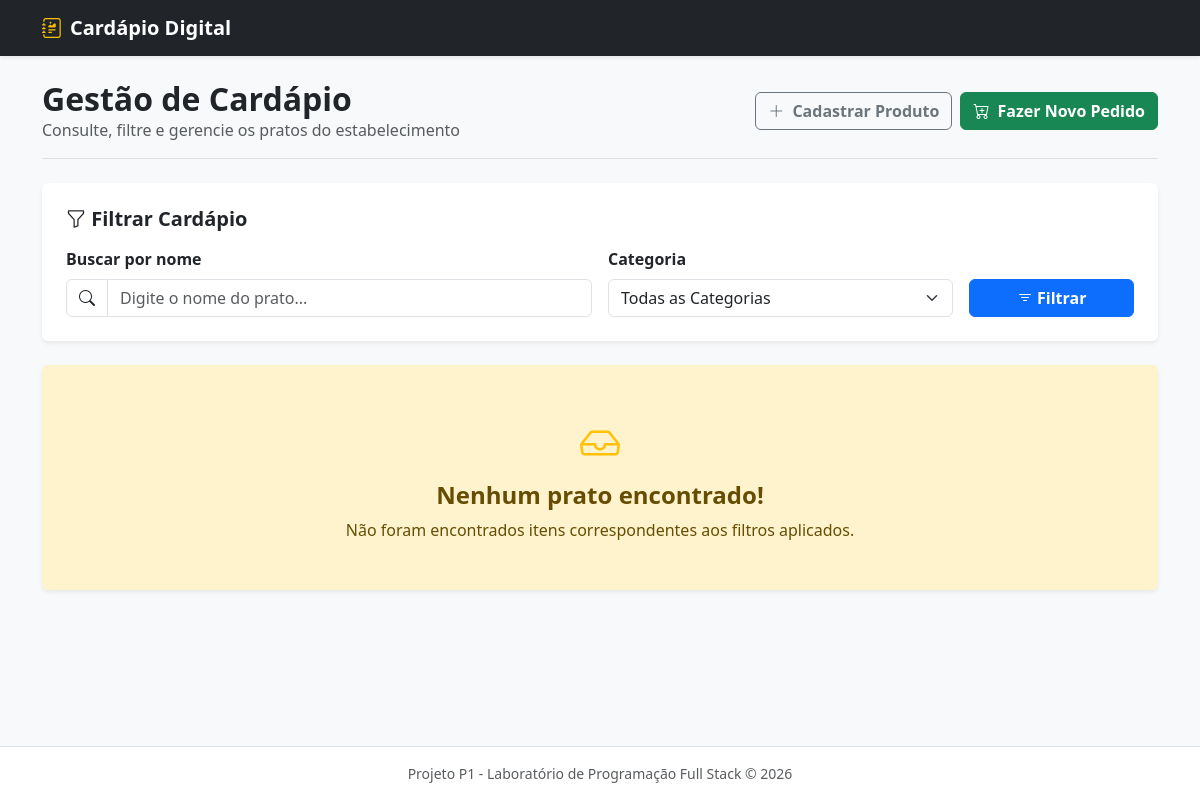
The app's page / (signed in), older data.
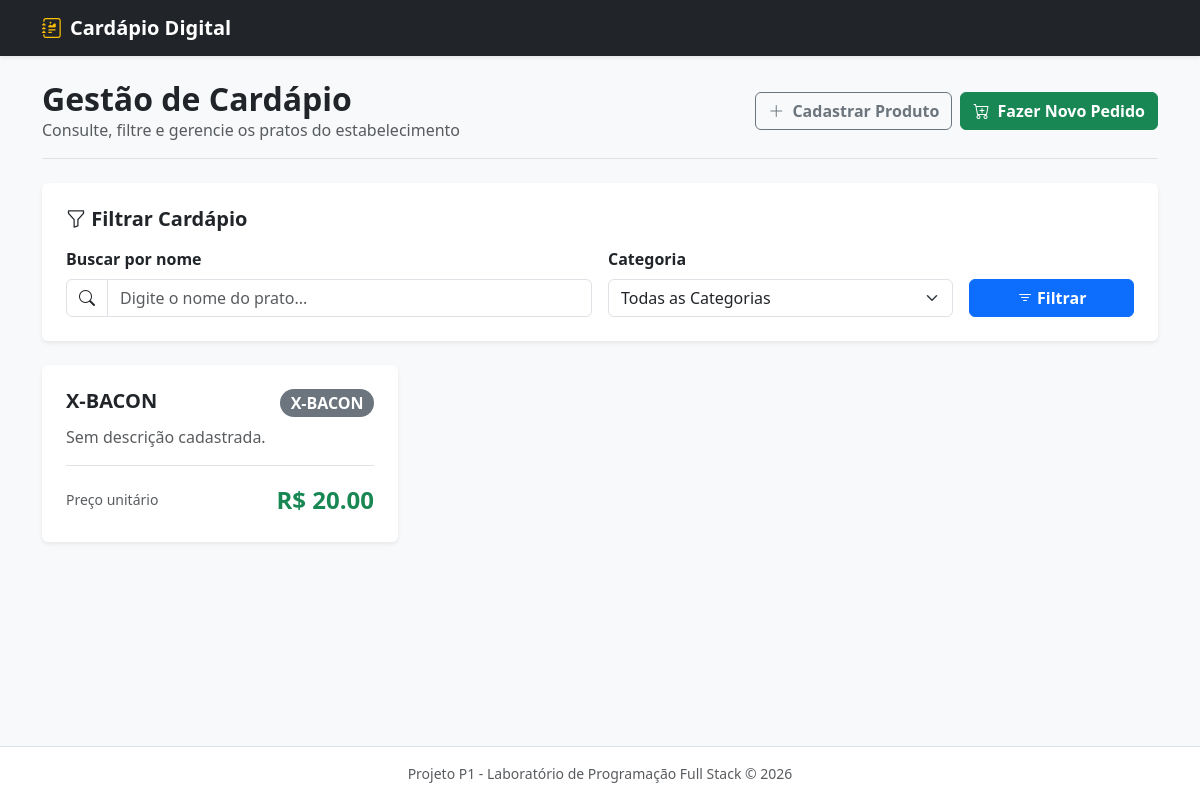
The same page, newer data.
### cardapio/models.py (models this page shows, shortened)
class DaOrganizacao(models.Model):
    organizacao = models.ForeignKey(
        Organizacao,
        on_delete=models.PROTECT,
    )
    class Meta:
        abstract = True

class Produto(DaOrganizacao):
    categoria = models.ForeignKey(Categoria, on_delete=models.CASCADE, related_name='produtos')
    nome = models.CharField(max_length=100)
    descricao = models.TextField(blank=True, null=True)
    preco = models.DecimalField(max_digits=10, decimal_places=2)
    disponivel = models.BooleanField(default=True)

class Categoria(DaOrganizacao):
    nome = models.CharField(max_length=100)
    descricao = models.TextField(blank=True, null=True)
    ativo = models.BooleanField(default=True)

### cardapio/views.py (the view)
# urls.py: path('', views.home, name='home'),
@login_required
def home(request):
    org = org_atual(request)
    produtos = Produto.objects.filter(organizacao=org)
    q = request.GET.get('q', '')
    categoria_id = request.GET.get('categoria', '')
    filtros = Q()
    if q:
        filtros &= Q(nome__icontains=q)
    if categoria_id:
        filtros &= Q(categoria_id=categoria_id)
    produtos = produtos.filter(filtros)
    categorias = Categoria.objects.filter(organizacao=org)
    return render(request, 'cardapio/home.html', {
        'pratos': produtos,
        'categorias': categorias,
        'q': q,
        'categoria_id': categoria_id,
    })

### cardapio/views.py (called while the page is built)
def org_atual(request):
    return request.user.perfil.organizacao

### cardapio/templates/cardapio/home.html (shortened to what this page needs)
<!DOCTYPE html>
<html lang="pt-br">
<head>
    <link href="https://cdn.jsdelivr.net/npm/bootstrap@5.3.0/dist/css/bootstrap.min.css" rel="stylesheet">
    <link rel="stylesheet" href="https://cdn.jsdelivr.net/npm/bootstrap-icons@1.11.0/font/bootstrap-icons.css">
</head>
<body>
    <nav class="navbar navbar-expand-lg navbar-dark bg-dark shadow-sm">
        <div class="container">
            <a class="navbar-brand fw-bold d-flex align-items-center gap-2" href="{% url 'home' %}">
                <i class="bi bi-journal-richtext text-warning"></i> Cardápio Digital
            </a>
        </div>
    </nav>
    <main class="container py-4 main-content">
        <div class="d-flex flex-column flex-md-row justify-content-between align-items-md-center mb-4 pb-3 border-bottom gap-3">
            <div>
                <h1 class="h2 fw-bold text-dark m-0">Gestão de Cardápio</h1>
                <p class="text-muted m-0">Consulte, filtre e gerencie os pratos do estabelecimento</p>
            </div>
            <div class="d-flex gap-2">
                <a href="{% url 'criar_prato' %}" class="btn btn-outline-secondary fw-semibold">
                    <i class="bi bi-plus-lg me-1"></i> Cadastrar Produto
                </a>
                <a href="{% url 'criar_pedido' %}" class="btn btn-success fw-semibold">
                    <i class="bi bi-cart-plus me-1"></i> Fazer Novo Pedido
                </a>
            </div>
        </div>
        <div class="card border-0 shadow-sm mb-4">
            <div class="card-body p-4">
                <h5 class="card-title fw-bold mb-3"><i class="bi bi-funnel"></i> Filtrar Cardápio</h5>
                <form method="GET" class="row g-3">
                    <div class="col-md-6">
                        <label class="form-label fw-semibold">Buscar por nome</label>
                        <div class="input-group">
                            <span class="input-group-text bg-white"><i class="bi bi-search"></i></span>
                            <input type="text" name="q" class="form-control" placeholder="Digite o nome do prato..." value="{{ q }}">
                        </div>
                    </div>
                    <div class="col-md-4">
                        <label class="form-label fw-semibold">Categoria</label>
                        <select name="categoria" class="form-select">
                            <option value="">Todas as Categorias</option>
                        </select>
                    </div>
                    <div class="col-md-2 d-flex align-items-end">
                        <button type="submit" class="btn btn-primary w-100 fw-semibold">
                            <i class="bi bi-filter"></i> Filtrar
                        </button>
                    </div>
                </form>
            </div>
        </div>
        <div class="row g-4">
            {% for prato in pratos %}
                <div class="col-sm-6 col-lg-4">
                    <div class="card h-100 border-0 shadow-sm card-prato">
                        <div class="card-body d-flex flex-column p-4">
                            <div class="d-flex justify-content-between align-items-start mb-2">
                                <h5 class="card-title fw-bold text-dark m-0">{{ prato.nome }}</h5>
                                <span class="badge bg-secondary rounded-pill fs-6">{{ prato.categoria.nome }}</span>
                            </div>
                            <p class="card-text text-muted flex-grow-1 mb-3">
                                {{ prato.descricao|default:"Sem descrição cadastrada." }}
                            </p>
                            <div class="d-flex justify-content-between align-items-center pt-3 border-top">
                                <span class="text-muted small">Preço unitário</span>
                                <span class="fs-4 fw-bold text-success">R$ {{ prato.preco }}</span>
                            </div>
                        </div>
                    </div>
                </div>
            {% empty %}
                <div class="col-12">
                    <div class="alert alert-warning text-center py-5 shadow-sm border-0" role="alert">
                        <i class="bi bi-inbox fs-1 d-block mb-2 text-warning"></i>
                        <h4 class="alert-heading fw-bold">Nenhum prato encontrado!</h4>
                        <p class="mb-0">Não foram encontrados itens correspondentes aos filtros aplicados.</p>
                    </div>
                </div>
            {% endfor %}
        </div>
    </main>
    <footer class="bg-white border-top py-3 mt-auto">
        <div class="container text-center text-muted small">
            <p class="m-0">Projeto P1 - Laboratório de Programação Full Stack &copy; 2026</p>
        </div>
    </footer>
</body>
</html>

### cardapio/templates/cardapio/home.html (style rules this page uses)
body { background-color: #f8f9fa; min-height: 100vh; display: flex; flex-direction: column; }
.main-content { flex: 1; }
.card-prato { transition: transform 0.2s ease, shadow 0.2s ease; }

Row changes from the older to the newer data that the page shows:
added Produto: nome "X-BACON", categoria.nome "X-BACON", descricao "Sem descrição cadastrada.", preco "20.00"
Text that changed along with them:
text no longer shown: "Nenhum prato encontrado! Não foram encontrados itens correspondentes aos filtros aplicados."
